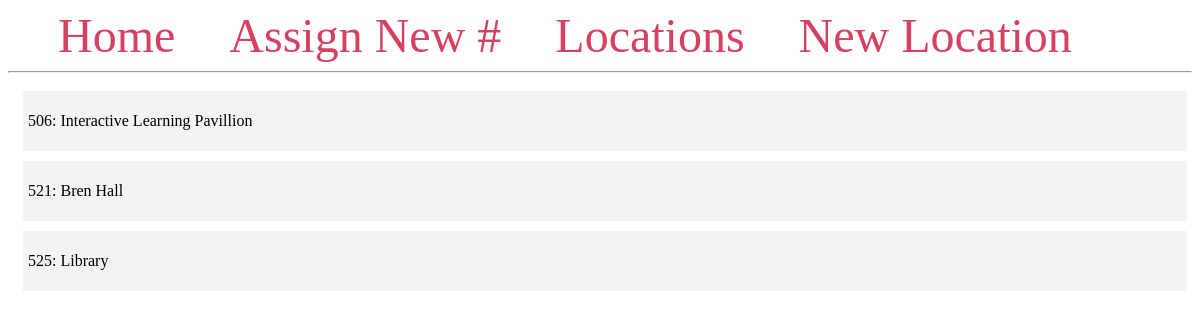
The page /locs/ on the database as committed earlier.
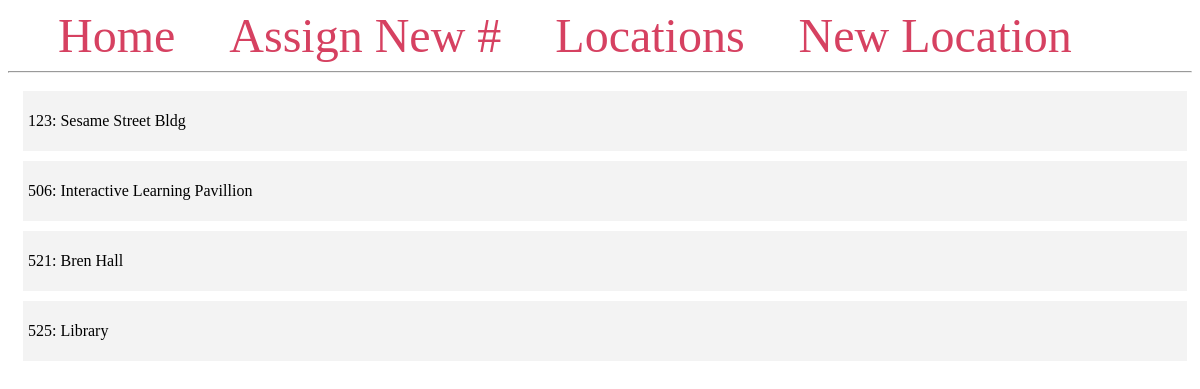
The same page on the database as committed later.
### app.py (models this page shows, shortened)
class Drawloc(db.Model):
    id = db.Column(db.Integer, primary_key=True)
    locnum = db.Column(db.Integer, nullable=False)
    locdescrip = db.Column(db.Text, nullable=False)

### app.py (the view)
@app.route("/locs/")
def locations():
    location_list = Drawloc.query.order_by(Drawloc.locnum.asc()).all()
    return render_template("locations.html", location_list=location_list, title="Location Categories")

### templates/locations.html
{% extends 'base.html' %} {% block title %}Home{% endblock %} {% block content
%}
<div class="content">
  {% for location in location_list %}
  <div class="location">
    <p>{{ location.locnum }}: {{ location.locdescrip }}</p>
  </div>
  {% endfor %}
</div>
{% endblock %}

Rows that differ between the two databases and show on the page:
added Drawloc: locnum "123", locdescrip "Sesame Street Bldg"
